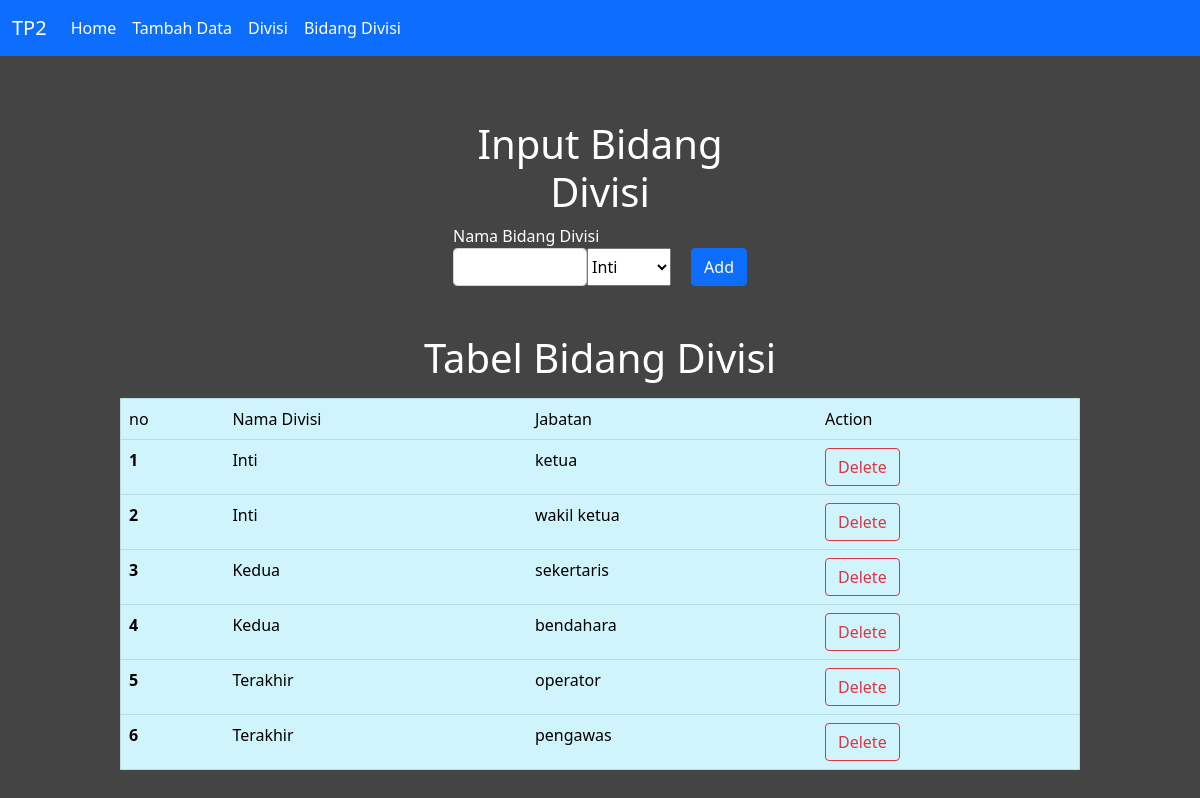
Screenshot of /bidangDivisi.php with the database file from the repository.
### tables this page shows
CREATE TABLE `bidang_divisi` (
  `id_bidang` int(11) NOT NULL,
  `jabatan` varchar(256) DEFAULT NULL,
  `id_divisi` int(255) DEFAULT NULL
);

CREATE TABLE `divisi` (
  `id_divisi` int(11) NOT NULL,
  `nama_divisi` varchar(256) DEFAULT NULL
);

### conf.php (called while the page is built)
<?php
$db_host = "localhost";
$db_user = "root";
$db_pass = "";
$db_name = "db_kelompok";
?>

### includes/DB.class.php (called while the page is built, shortened)
<?php
class DB
{
    var $db_host = "";
    var $db_user = "";
    var $db_pass = "";
    var $db_name = "";
    var $db_link = "";
    var $result = 0;
    function DB($db_host = '', $db_user = '', $db_pass = '', $db_name = '')
    {
        $this->db_host = $db_host;
        $this->db_user = $db_user;
        $this->db_pass = $db_pass;
        $this->db_name = $db_name;
    }
    function open()
    {
        $this->db_link = mysqli_connect($this->db_host, $this->db_user, $this->db_pass, $this->db_name);
    }
    function execute($query = "")
    {
        $this->result = mysqli_query($this->db_link, $query);
        return $this->result;
    }
    function getResult()
    {
        return mysqli_fetch_array($this->result);
    }
}

### includes/bidang_divisi.class.php (called while the page is built, shortened)
<?php
class BidangDivisi extends DB
{
    function getTableBidangDivisi()
    {
        $query = "SELECT bidang_divisi.id_bidang, divisi.nama_divisi, bidang_divisi.jabatan FROM bidang_divisi INNER JOIN divisi ON
                      divisi.id_divisi = bidang_divisi.id_divisi";
        return $this->execute($query);
    }
}

### includes/divisi.class.php (called while the page is built, shortened)
<?php
class Divisi extends DB
{
    function getDivisi()
    {
        $query = "SELECT * FROM divisi";
        return $this->execute($query);
    }
}

### bidangDivisi.php (the view, shortened to what this page needs)
<?php
include("conf.php");
include("includes/Template.class.php");
include("includes/DB.class.php");
include("includes/divisi.class.php");
include("includes/bidang_divisi.class.php");
$bidangDivisi = new BidangDivisi($db_host, $db_user, $db_pass, $db_name);
$bidangDivisi->open();
$bidangDivisi->getTableBidangDivisi();
$databidangDivisi = null;
while (list($id, $divisi, $jabatan) = $bidangDivisi->getResult()) {
    $databidangDivisi .= "<tr>" .
        "<th scope = 'row'>" . "{$id}" . "</th>" .
        "<td>" . "{$divisi}" . "</td>" .
        "<td>" . "{$jabatan}" . "</td>" .
        "<td>" . "<a href = 'bidangDivisi.php?id_delete=" . "{$id}" . "'>" .
        "<button class = 'btn btn-outline-danger' onclick = 'deleteSuccess()'>Delete</button>" .
        "</a>" . "</td>" .
        "</tr>";
}
$divisi = new Divisi($db_host, $db_user, $db_pass, $db_name);
$divisi->open();
$divisi->getDivisi();
$datadivisi = null;
while (list($id, $name) = $divisi->getResult()) {
    $datadivisi .= "<option value = {$id}>" . "{$name}" . "</option>";
}

### includes/Template.class.php (shortened to what this page needs)
<?php
class Template
{
    var $content = '';
    function Template($filename='')
    {
        $this->content = implode('', @file($filename));
    }
    function clear()
    {
        $this->content = preg_replace("/DATA_[A-Z|_|0-9]+/", "", $this->content);
    }
    function write()
    {
        print $this->content;
    }
    function replace($old = '', $new = '')
    {
        if (is_int($new)) {
            $value = sprintf("%d", $new);
        }
        elseif (is_float($new)) {
            $value = sprintf("%f", $new);
        }
        elseif (is_array($new)) {
            $value = '';
            foreach ($new as $item) {
                $value .= $item. ' ';
            }
        }
        else {
            $value = $new;
        }
        $this->content = preg_replace("/$old/", $value, $this->content);
    }
}

### rows the page displays
bidang_divisi: id_bidang "1", id_divisi.nama_divisi "Inti", jabatan "ketua"
bidang_divisi: id_bidang "2", id_divisi.nama_divisi "Inti", jabatan "wakil ketua"
bidang_divisi: id_bidang "3", id_divisi.nama_divisi "Kedua", jabatan "sekertaris"
bidang_divisi: id_bidang "4", id_divisi.nama_divisi "Kedua", jabatan "bendahara"
bidang_divisi: id_bidang "5", id_divisi.nama_divisi "Terakhir", jabatan "operator"
bidang_divisi: id_bidang "6", id_divisi.nama_divisi "Terakhir", jabatan "pengawas"
